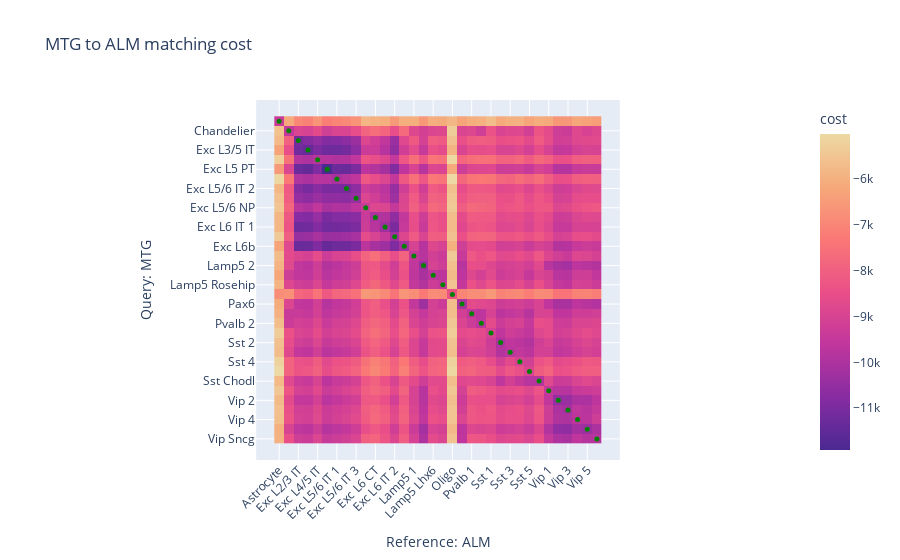

Source (notebook cell):
### Code cell
q, ref = 'MTG', 'ALM'

rcm = RefCM()
m = rcm.annotate(ds[q], q, ds[ref], ref, 'labels34', 'labels34')
m.eval('labels34')
m.display_matching_costs('labels34')

### Figure 1 — Plotly figure (JSON) as saved in the notebook; plotly's stock layout.template omitted (floating-point values rounded to 4 significant figures; data arrays with more than 128 entries replaced by an {"elided": "..."} marker saying what was removed)
{"data": [{"coloraxis": "coloraxis", "hovertemplate": "Reference: ALM: %{x}<br>Query: MTG: %{y}<br>cost: %{z}<extra></extra>", "name": "0", "type": "heatmap", "x": ["Astrocyte", "Chandelier", "Exc L2/3 IT", "Exc L3/5 IT", "Exc L4/5 IT", "Exc L5 PT", "Exc L5/6 IT 1", "Exc L5/6 IT 2", "Exc L5/6 IT 3", "Exc L5/6 NP", "Exc L6 CT", "Exc L6 IT 1", "Exc L6 IT 2", "Exc L6b", "Lamp5 1", "Lamp5 2", "Lamp5 Lhx6", "Lamp5 Rosehip", "Oligo", "Pax6", "Pvalb 1", "Pvalb 2", "Sst 1", "Sst 2", "Sst 3", "Sst 4", "Sst 5", "Sst Chodl", "Vip 1", "Vip 2", "Vip 3", "Vip 4", "Vip 5", "Vip Sncg"], "xaxis": "x", "y": ["Astrocyte", "Chandelier", "Exc L2/3 IT", "Exc L3/5 IT", "Exc L4/5 IT", "Exc L5 PT", "Exc L5/6 IT 1", "Exc L5/6 IT 2", "Exc L5/6 IT 3", "Exc L5/6 NP", "Exc L6 CT", "Exc L6 IT 1", "Exc L6 IT 2", "Exc L6b", "Lamp5 1", "Lamp5 2", "Lamp5 Lhx6", "Lamp5 Rosehip", "Oligo", "Pax6", "Pvalb 1", "Pvalb 2", "Sst 1", "Sst 2", "Sst 3", "Sst 4", "Sst 5", "Sst Chodl", "Vip 1", "Vip 2", "Vip 3", "Vip 4", "Vip 5", "Vip Sncg"], "yaxis": "y", "z": {"elided": "34x34 float values"}}, {"hovertemplate": "%{y} -> %{x}", "marker": {"color": ["green", "green", "green", "green", "green", "green", "green", "green", "green", "green", "green", "green", "green", "green", "green", "green", "green", "green", "green", "green", "green", "green", "green", "green", "green", "green", "green", "green", "green", "green", "green", "green", "green", "green"], "size": 5}, "mode": "markers", "name": "", "type": "scatter", "x": ["Astrocyte", "Chandelier", "Exc L2/3 IT", "Exc L3/5 IT", "Exc L4/5 IT", "Exc L5 PT", "Exc L5/6 IT 1", "Exc L5/6 IT 2", "Exc L5/6 IT 3", "Exc L5/6 NP", "Exc L6 CT", "Exc L6 IT 1", "Exc L6 IT 2", "Exc L6b", "Lamp5 1", "Lamp5 2", "Lamp5 Lhx6", "Lamp5 Rosehip", "Oligo", "Pax6", "Pvalb 1", "Pvalb 2", "Sst 1", "Sst 2", "Sst 3", "Sst 4", "Sst 5", "Sst Chodl", "Vip 1", "Vip 2", "Vip 3", "Vip 4", "Vip 5", "Vip Sncg"], "y": ["Astrocyte", "Chandelier", "Exc L2/3 IT", "Exc L3/5 IT", "Exc L4/5 IT", "Exc L5 PT", "Exc L5/6 IT 1", "Exc L5/6 IT 2", "Exc L5/6 IT 3", "Exc L5/6 NP", "Exc L6 CT", "Exc L6 IT 1", "Exc L6 IT 2", "Exc L6b", "Lamp5 1", "Lamp5 2", "Lamp5 Lhx6", "Lamp5 Rosehip", "Oligo", "Pax6", "Pvalb 1", "Pvalb 2", "Sst 1", "Sst 2", "Sst 3", "Sst 4", "Sst 5", "Sst Chodl", "Vip 1", "Vip 2", "Vip 3", "Vip 4", "Vip 5", "Vip Sncg"]}], "layout": {"coloraxis": {"colorbar": {"title": {"text": "cost"}}, "colorscale": [[0, "rgb(75, 41, 145)"], [0.1667, "rgb(135, 44, 162)"], [0.3333, "rgb(192, 54, 157)"], [0.5, "rgb(234, 79, 136)"], [0.6667, "rgb(250, 120, 118)"], [0.8333, "rgb(246, 169, 122)"], [1, "rgb(237, 217, 163)"]]}, "title": {"text": "MTG to ALM matching cost"}, "xaxis": {"anchor": "y", "constrain": "domain", "domain": [0, 1], "scaleanchor": "y", "tickangle": -45, "title": {"text": "Reference: ALM"}}, "yaxis": {"anchor": "x", "autorange": "reversed", "constrain": "domain", "domain": [0, 1], "title": {"text": "Query: MTG"}}}}
